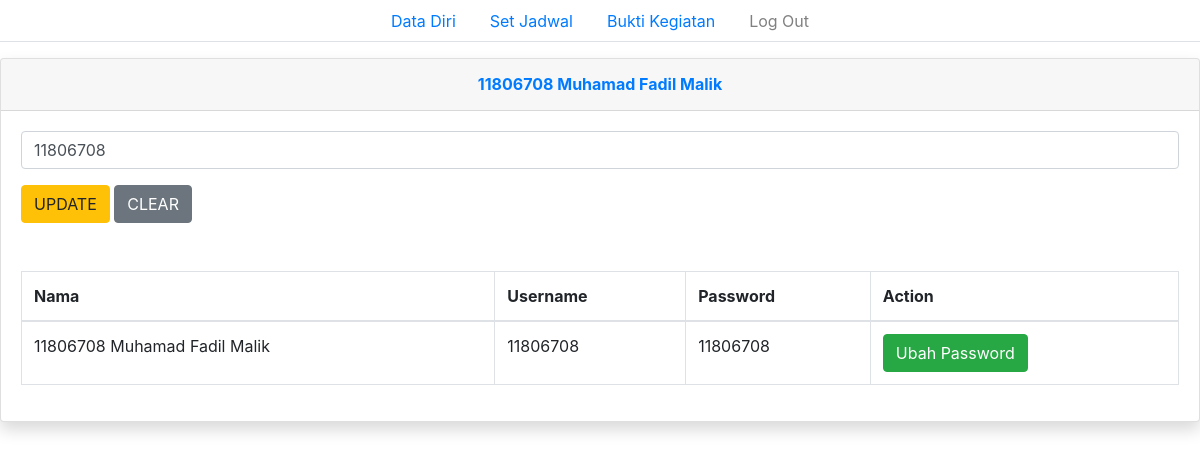
/page/pesertadidik/?menu=datadiri&edit&id=1 (signed in), run on the app's committed database.
### tables this page shows
CREATE TABLE `data_siswa` (
  `id` int(11) NOT NULL,
  `nama` varchar(225) NOT NULL,
  `username` varchar(225) NOT NULL,
  `password` varchar(225) NOT NULL
);

### page/pesertadidik/datadiri.php (the view, shortened to what this page needs)
<?php
    include '../../config/koneksi.php';
  if(isset($_GET['edit'])) {
    $sql = mysqli_query($con, "SELECT * FROM data_siswa WHERE id = '$_GET[id]'");
    $isi = mysqli_fetch_array($sql);
  }
  if (isset($_POST['clear'])) {
    echo "<script>alert('Data dibersihkan');document.location.href='?menu=data_diri';</script>";
  }else{
    mysqli_error($con);
  }
 ?>
 <div class="card shadow mb-4">
            <div class="card-header py-3">
              <h6 class="m-0 font-weight-bold text-primary" align="center"><?php echo $_SESSION['nama'] ?></h6>
            </div>
            <div class="card-body">
            <form method="post">
            <div class="form-group">
                <div class="row">
                    <div class="col">
                    <input type="text" name="password" class="form-control" placeholder="Password" value="<?php echo $isi['password']?>">
                    </div>
                </div>
            </div>
            <?php if (isset($_GET['edit'])) {?>
                <td><input class="btn btn-warning" type="submit" name="update" value="UPDATE"></td>
              <?php }else{ ?>
                <td><input class="btn btn-primary" type="submit" name="update" value="UPDATE" disabled></td>
            <?php } ?>
            <button class="btn btn-secondary" name="clear">CLEAR</button>
            </form>
            <br><br>
              <div class="table-responsive">
                <table class="table table-bordered" id="dataTable" width="100%" cellspacing="0">
                  <thead>
                    <tr>
                      <th>Nama</th>
                      <th>Username</th>
                      <th>Password</th>
                      <th>Action</th>
                    </tr>
                  </thead>
                  <tbody>
                    <?php
                        $sql = mysqli_query($con,"SELECT * FROM data_siswa WHERE username = '$_SESSION[username]'");
                      while($r=mysqli_fetch_array($sql)){
                     ?>
                     <tr>
                       <td><?php echo $r['nama'] ?></td>
                       <td><?php echo $r['username'] ?></td>
                       <td><?php echo $r['password'] ?></td>
                       <td><a class="btn btn-success" href="?menu=datadiri&edit&id=<?php echo $r['id'] ?>">Ubah Password</a></td>
                     </tr>
                    <?php } ?>
                  </tbody>
                </table>
              </div>
            </div>
          </div>

### data on the page
data_siswa: password "11806708", nama "11806708 Muhamad Fadil Malik", username "11806708"

### other printed values
$_SESSION['nama'] "11806708 Muhamad Fadil Malik"
